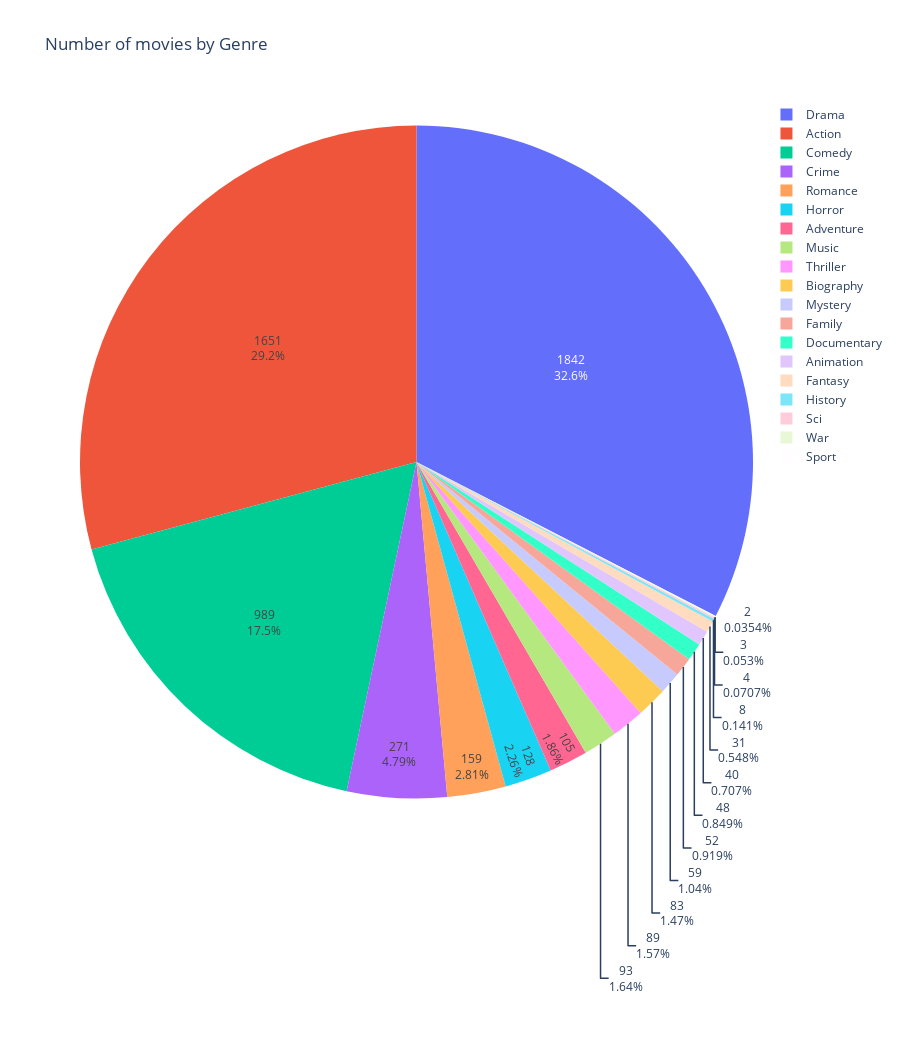

Notebook cell for this chart:
### Code cell
genres = data.Main_genre.value_counts().reset_index()
iplot(px.pie(data_frame=genres,names=genres.Main_genre,values=genres["count"],title="Number of movies by Genre",height=1050)\
      .update_traces(textinfo="value+percent"))

### Figure 1 — Plotly figure (JSON) as saved in the notebook; plotly's stock layout.template omitted (floating-point values rounded to 4 significant figures)
{"data": [{"domain": {"x": [0, 1], "y": [0, 1]}, "hovertemplate": "Main_genre=%{label}<br>count=%{value}<extra></extra>", "labels": ["Drama", "Action", "Comedy", "Crime", "Romance", "Horror", "Adventure", "Music", "Thriller", "Biography", "Mystery", "Family", "Documentary", "Animation", "Fantasy", "History", "Sci", "War", "Sport"], "legendgroup": "", "name": "", "showlegend": true, "textinfo": "value+percent", "type": "pie", "values": [1842, 1651, 989, 271, 159, 128, 105, 93, 89, 83, 59, 52, 48, 40, 31, 8, 4, 3, 2]}], "layout": {"height": 1050, "legend": {"tracegroupgap": 0}, "title": {"text": "Number of movies by Genre"}}}
